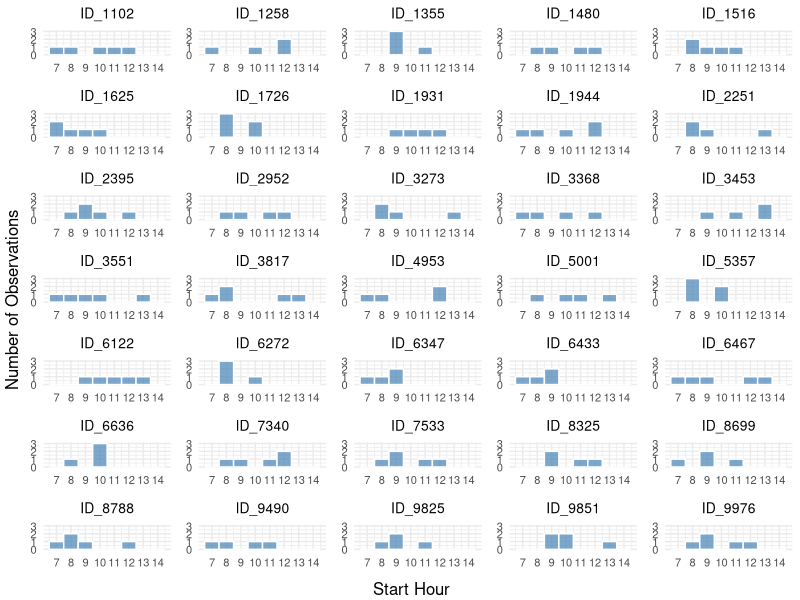

The R script that drew this image:
# Load required libraries
library(ggplot2)
library(dplyr)
library(tidyr)
library(readr)
library(lubridate)
library(gridExtra)

# Read the CSV file (convert your Excel file to CSV first)
data <- read_csv("focal_count.csv")

# Function to extract hour from time slot strings
extract_start_hour <- function(time_slot) {
  if (is.na(time_slot)) return(NA)
  # Extract the start time from formats like "7:37 - 8:07" or "10:57-11:27"
  start_time <- gsub("\\s*-.*", "", time_slot)  # Remove everything after the dash
  start_time <- gsub("^\\s+|\\s+$", "", start_time)  # Trim whitespace
  
  # Extract hour
  hour <- as.numeric(gsub(":.*", "", start_time))
  return(hour)
}

# Create a long format dataset with all observation times
focal_times <- data %>%
  select(`Individual ID`, `Time Slot`, `Time slot2`, `Time slot3`, `Time slot4`, `Time slot5`) %>%
  pivot_longer(cols = starts_with("Time"), 
               names_to = "session", 
               values_to = "time_slot") %>%
  filter(!is.na(time_slot)) %>%
  mutate(start_hour = sapply(time_slot, extract_start_hour)) %>%
  filter(!is.na(start_hour)) %>%
  rename(Individual_ID = `Individual ID`)

# Get unique individuals and sort alphabetically
individuals <- sort(unique(focal_times$Individual_ID))

# Calculate y-axis limits to make them consistent across all plots
max_count <- focal_times %>%
  group_by(Individual_ID, start_hour) %>%
  summarise(count = n(), .groups = 'drop') %>%
  pull(count) %>%
  max()

# Create individual histograms
plot_list <- list()

for (i in seq_along(individuals)) {
  individual_data <- focal_times %>% filter(Individual_ID == individuals[i])
  
  p <- ggplot(individual_data, aes(x = start_hour)) +
    geom_histogram(binwidth = 1, fill = "steelblue", color = "white", alpha = 0.7) +
    scale_x_continuous(breaks = 7:14, limits = c(6.5, 14.5)) +
    scale_y_continuous(limits = c(0, max_count)) +
    labs(title = individuals[i]) +
    theme_minimal() +
    theme(plot.title = element_text(hjust = 0.5, size = 10),
          axis.text = element_text(size = 8),
          axis.title = element_blank())  # Remove individual axis titles
  
  plot_list[[i]] <- p
}

# Arrange plots in a grid (max 5 columns for Word document formatting)
n_individuals <- length(individuals)
ncol_grid <- 5  # Number of columns in the grid (max 5 for Word document)
nrow_grid <- ceiling(n_individuals / ncol_grid)

# Create the combined plot with shared axis labels
combined_plot <- grid.arrange(grobs = plot_list, ncol = ncol_grid,
                              bottom = "Start Hour",
                              left = "Number of Observations")

# Save the plot
ggsave("focal_follow_histograms.png", combined_plot, 
       width = 18, height = 3 * nrow_grid, dpi = 300)

